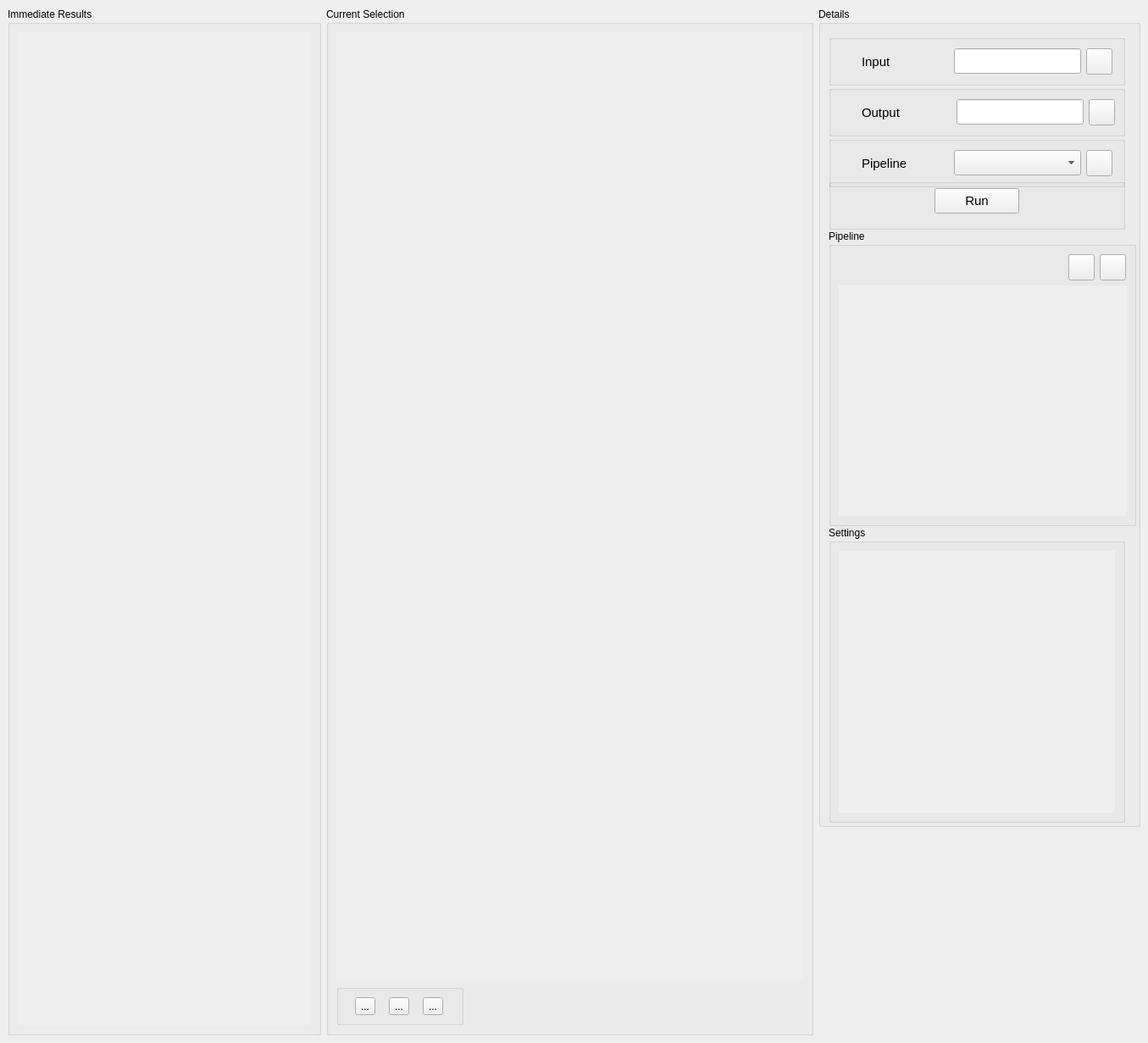
<?xml version="1.0" encoding="UTF-8"?>
<ui version="4.0">
 <class>MainWindow</class>
 <widget class="QMainWindow" name="MainWindow">
  <property name="geometry">
   <rect>
    <x>0</x>
    <y>0</y>
    <width>1355</width>
    <height>1231</height>
   </rect>
  </property>
  <property name="windowTitle">
   <string>MainWindow</string>
  </property>
  <widget class="QWidget" name="CentralView">
   <layout class="QVBoxLayout" name="verticalLayout_3">
    <item>
     <layout class="QHBoxLayout" name="main_window_layout">
      <item>
       <widget class="QGroupBox" name="left_panel">
        <property name="minimumSize">
         <size>
          <width>370</width>
          <height>500</height>
         </size>
        </property>
        <property name="maximumSize">
         <size>
          <width>300</width>
          <height>16777215</height>
         </size>
        </property>
        <property name="title">
         <string>Immediate Results</string>
        </property>
        <layout class="QVBoxLayout" name="verticalLayout_6">
         <item>
          <widget class="QScrollArea" name="left_scroll">
           <property name="frameShape">
            <enum>QFrame::NoFrame</enum>
           </property>
           <property name="widgetResizable">
            <bool>true</bool>
           </property>
           <widget class="QWidget" name="left_scroll_results">
            <property name="geometry">
             <rect>
              <x>0</x>
              <y>0</y>
              <width>346</width>
              <height>1170</height>
             </rect>
            </property>
            <layout class="QVBoxLayout" name="verticalLayout_10">
             <item>
              <layout class="QVBoxLayout" name="left_scroll_results_vbox_layout"/>
             </item>
            </layout>
           </widget>
          </widget>
         </item>
        </layout>
       </widget>
      </item>
      <item>
       <widget class="QGroupBox" name="mid_panel">
        <property name="minimumSize">
         <size>
          <width>300</width>
          <height>500</height>
         </size>
        </property>
        <property name="title">
         <string>Current Selection</string>
        </property>
        <layout class="QVBoxLayout" name="verticalLayout_7">
         <item>
          <widget class="QScrollArea" name="main_image_scroll">
           <property name="frameShape">
            <enum>QFrame::NoFrame</enum>
           </property>
           <property name="widgetResizable">
            <bool>true</bool>
           </property>
           <widget class="QWidget" name="main_scoll_vbox_layout">
            <property name="geometry">
             <rect>
              <x>0</x>
              <y>0</y>
              <width>543</width>
              <height>1113</height>
             </rect>
            </property>
            <layout class="QVBoxLayout" name="verticalLayout_8">
             <item>
              <widget class="QLabel" name="main_image_label">
               <property name="text">
                <string/>
               </property>
              </widget>
             </item>
            </layout>
           </widget>
          </widget>
         </item>
         <item>
          <widget class="QGroupBox" name="groupBox_5">
           <property name="sizePolicy">
            <sizepolicy hsizetype="Preferred" vsizetype="Fixed">
             <horstretch>0</horstretch>
             <verstretch>0</verstretch>
            </sizepolicy>
           </property>
           <property name="maximumSize">
            <size>
             <width>150</width>
             <height>200</height>
            </size>
           </property>
           <property name="title">
            <string/>
           </property>
           <property name="flat">
            <bool>true</bool>
           </property>
           <layout class="QHBoxLayout" name="horizontalLayout_5">
            <item>
             <widget class="QToolButton" name="zoom_in">
              <property name="text">
               <string>...</string>
              </property>
              <property name="icon">
               <iconset>
                <normaloff>../assets/images/plus.png</normaloff>../assets/images/plus.png</iconset>
              </property>
             </widget>
            </item>
            <item>
             <widget class="QToolButton" name="zoom_out">
              <property name="text">
               <string>...</string>
              </property>
              <property name="icon">
               <iconset>
                <normalon>../assets/images/minus.png</normalon>
               </iconset>
              </property>
             </widget>
            </item>
            <item>
             <widget class="QToolButton" name="resize">
              <property name="text">
               <string>...</string>
              </property>
              <property name="icon">
               <iconset>
                <normaloff>../assets/images/resize.png</normaloff>../assets/images/resize.png</iconset>
              </property>
             </widget>
            </item>
           </layout>
          </widget>
         </item>
        </layout>
       </widget>
      </item>
      <item alignment="Qt::AlignLeft|Qt::AlignTop">
       <widget class="QGroupBox" name="right_panel">
        <property name="sizePolicy">
         <sizepolicy hsizetype="Preferred" vsizetype="Preferred">
          <horstretch>0</horstretch>
          <verstretch>0</verstretch>
         </sizepolicy>
        </property>
        <property name="minimumSize">
         <size>
          <width>380</width>
          <height>500</height>
         </size>
        </property>
        <property name="maximumSize">
         <size>
          <width>300</width>
          <height>16777215</height>
         </size>
        </property>
        <property name="title">
         <string notr="true">Details</string>
        </property>
        <property name="alignment">
         <set>Qt::AlignLeading|Qt::AlignLeft|Qt::AlignTop</set>
        </property>
        <property name="flat">
         <bool>false</bool>
        </property>
        <layout class="QVBoxLayout" name="verticalLayout_9">
         <property name="spacing">
          <number>0</number>
         </property>
         <property name="topMargin">
          <number>2</number>
         </property>
         <property name="rightMargin">
          <number>2</number>
         </property>
         <property name="bottomMargin">
          <number>2</number>
         </property>
         <item>
          <widget class="QGroupBox" name="groupBox_3">
           <property name="sizePolicy">
            <sizepolicy hsizetype="Fixed" vsizetype="Fixed">
             <horstretch>0</horstretch>
             <verstretch>0</verstretch>
            </sizepolicy>
           </property>
           <property name="minimumSize">
            <size>
             <width>350</width>
             <height>60</height>
            </size>
           </property>
           <property name="maximumSize">
            <size>
             <width>350</width>
             <height>40</height>
            </size>
           </property>
           <property name="baseSize">
            <size>
             <width>350</width>
             <height>50</height>
            </size>
           </property>
           <property name="styleSheet">
            <string notr="true"/>
           </property>
           <property name="alignment">
            <set>Qt::AlignCenter</set>
           </property>
           <property name="flat">
            <bool>true</bool>
           </property>
           <layout class="QHBoxLayout" name="horizontalLayout">
            <property name="sizeConstraint">
             <enum>QLayout::SetNoConstraint</enum>
            </property>
            <property name="topMargin">
             <number>0</number>
            </property>
            <property name="bottomMargin">
             <number>0</number>
            </property>
            <item>
             <widget class="QLabel" name="custom_label">
              <property name="minimumSize">
               <size>
                <width>130</width>
                <height>0</height>
               </size>
              </property>
              <property name="maximumSize">
               <size>
                <width>100</width>
                <height>16777215</height>
               </size>
              </property>
              <property name="font">
               <font>
                <pointsize>11</pointsize>
               </font>
              </property>
              <property name="styleSheet">
               <string notr="true">margin-left : 23px</string>
              </property>
              <property name="text">
               <string>Input</string>
              </property>
             </widget>
            </item>
            <item>
             <widget class="QLineEdit" name="lineEdit">
              <property name="sizePolicy">
               <sizepolicy hsizetype="Preferred" vsizetype="Preferred">
                <horstretch>0</horstretch>
                <verstretch>0</verstretch>
               </sizepolicy>
              </property>
              <property name="minimumSize">
               <size>
                <width>150</width>
                <height>30</height>
               </size>
              </property>
              <property name="maximumSize">
               <size>
                <width>150</width>
                <height>30</height>
               </size>
              </property>
              <property name="styleSheet">
               <string notr="true"/>
              </property>
              <property name="alignment">
               <set>Qt::AlignLeading|Qt::AlignLeft|Qt::AlignVCenter</set>
              </property>
              <property name="dragEnabled">
               <bool>false</bool>
              </property>
             </widget>
            </item>
            <item>
             <widget class="QPushButton" name="input_btn">
              <property name="sizePolicy">
               <sizepolicy hsizetype="Minimum" vsizetype="Preferred">
                <horstretch>0</horstretch>
                <verstretch>0</verstretch>
               </sizepolicy>
              </property>
              <property name="minimumSize">
               <size>
                <width>31</width>
                <height>31</height>
               </size>
              </property>
              <property name="maximumSize">
               <size>
                <width>31</width>
                <height>31</height>
               </size>
              </property>
              <property name="text">
               <string/>
              </property>
             </widget>
            </item>
           </layout>
          </widget>
         </item>
         <item>
          <widget class="QGroupBox" name="groupBox_2">
           <property name="sizePolicy">
            <sizepolicy hsizetype="Fixed" vsizetype="Fixed">
             <horstretch>0</horstretch>
             <verstretch>0</verstretch>
            </sizepolicy>
           </property>
           <property name="minimumSize">
            <size>
             <width>350</width>
             <height>60</height>
            </size>
           </property>
           <property name="maximumSize">
            <size>
             <width>350</width>
             <height>40</height>
            </size>
           </property>
           <property name="baseSize">
            <size>
             <width>350</width>
             <height>50</height>
            </size>
           </property>
           <property name="styleSheet">
            <string notr="true"/>
           </property>
           <property name="title">
            <string/>
           </property>
           <property name="alignment">
            <set>Qt::AlignCenter</set>
           </property>
           <property name="flat">
            <bool>true</bool>
           </property>
           <layout class="QHBoxLayout" name="horizontalLayout_2">
            <property name="sizeConstraint">
             <enum>QLayout::SetNoConstraint</enum>
            </property>
            <property name="topMargin">
             <number>0</number>
            </property>
            <property name="bottomMargin">
             <number>0</number>
            </property>
            <item alignment="Qt::AlignLeft">
             <widget class="QLabel" name="label_3">
              <property name="minimumSize">
               <size>
                <width>130</width>
                <height>0</height>
               </size>
              </property>
              <property name="maximumSize">
               <size>
                <width>100</width>
                <height>16777215</height>
               </size>
              </property>
              <property name="font">
               <font>
                <pointsize>11</pointsize>
               </font>
              </property>
              <property name="styleSheet">
               <string notr="true">margin-left : 23px</string>
              </property>
              <property name="text">
               <string>Output</string>
              </property>
             </widget>
            </item>
            <item>
             <widget class="QLineEdit" name="custom_line_edit">
              <property name="sizePolicy">
               <sizepolicy hsizetype="Preferred" vsizetype="Preferred">
                <horstretch>0</horstretch>
                <verstretch>0</verstretch>
               </sizepolicy>
              </property>
              <property name="minimumSize">
               <size>
                <width>150</width>
                <height>30</height>
               </size>
              </property>
              <property name="maximumSize">
               <size>
                <width>150</width>
                <height>30</height>
               </size>
              </property>
              <property name="styleSheet">
               <string notr="true"/>
              </property>
              <property name="alignment">
               <set>Qt::AlignLeading|Qt::AlignLeft|Qt::AlignVCenter</set>
              </property>
             </widget>
            </item>
            <item>
             <widget class="QPushButton" name="output_btn">
              <property name="sizePolicy">
               <sizepolicy hsizetype="Minimum" vsizetype="Preferred">
                <horstretch>0</horstretch>
                <verstretch>0</verstretch>
               </sizepolicy>
              </property>
              <property name="minimumSize">
               <size>
                <width>31</width>
                <height>31</height>
               </size>
              </property>
              <property name="maximumSize">
               <size>
                <width>31</width>
                <height>31</height>
               </size>
              </property>
              <property name="text">
               <string/>
              </property>
             </widget>
            </item>
           </layout>
          </widget>
         </item>
         <item>
          <widget class="QGroupBox" name="groupBox">
           <property name="sizePolicy">
            <sizepolicy hsizetype="Fixed" vsizetype="Fixed">
             <horstretch>0</horstretch>
             <verstretch>0</verstretch>
            </sizepolicy>
           </property>
           <property name="minimumSize">
            <size>
             <width>350</width>
             <height>60</height>
            </size>
           </property>
           <property name="maximumSize">
            <size>
             <width>350</width>
             <height>40</height>
            </size>
           </property>
           <property name="baseSize">
            <size>
             <width>350</width>
             <height>50</height>
            </size>
           </property>
           <property name="styleSheet">
            <string notr="true"/>
           </property>
           <property name="title">
            <string/>
           </property>
           <property name="alignment">
            <set>Qt::AlignCenter</set>
           </property>
           <property name="flat">
            <bool>true</bool>
           </property>
           <layout class="QHBoxLayout" name="horizontalLayout_3">
            <property name="sizeConstraint">
             <enum>QLayout::SetNoConstraint</enum>
            </property>
            <property name="topMargin">
             <number>0</number>
            </property>
            <property name="bottomMargin">
             <number>0</number>
            </property>
            <item>
             <widget class="QLabel" name="fav_label">
              <property name="minimumSize">
               <size>
                <width>130</width>
                <height>0</height>
               </size>
              </property>
              <property name="maximumSize">
               <size>
                <width>100</width>
                <height>16777215</height>
               </size>
              </property>
              <property name="font">
               <font>
                <pointsize>11</pointsize>
               </font>
              </property>
              <property name="styleSheet">
               <string notr="true">margin-left : 23px</string>
              </property>
              <property name="text">
               <string>Pipeline</string>
              </property>
             </widget>
            </item>
            <item>
             <widget class="QComboBox" name="fav_pips_combo_box">
              <property name="sizePolicy">
               <sizepolicy hsizetype="Preferred" vsizetype="Preferred">
                <horstretch>0</horstretch>
                <verstretch>0</verstretch>
               </sizepolicy>
              </property>
              <property name="minimumSize">
               <size>
                <width>150</width>
                <height>30</height>
               </size>
              </property>
              <property name="maximumSize">
               <size>
                <width>150</width>
                <height>30</height>
               </size>
              </property>
              <property name="font">
               <font>
                <pointsize>9</pointsize>
               </font>
              </property>
              <property name="layoutDirection">
               <enum>Qt::LeftToRight</enum>
              </property>
              <property name="styleSheet">
               <string notr="true"/>
              </property>
             </widget>
            </item>
            <item>
             <widget class="QPushButton" name="save_btn">
              <property name="sizePolicy">
               <sizepolicy hsizetype="Preferred" vsizetype="Preferred">
                <horstretch>0</horstretch>
                <verstretch>0</verstretch>
               </sizepolicy>
              </property>
              <property name="minimumSize">
               <size>
                <width>31</width>
                <height>31</height>
               </size>
              </property>
              <property name="maximumSize">
               <size>
                <width>31</width>
                <height>31</height>
               </size>
              </property>
              <property name="text">
               <string/>
              </property>
             </widget>
            </item>
           </layout>
          </widget>
         </item>
         <item>
          <widget class="QGroupBox" name="groupBox_4">
           <property name="sizePolicy">
            <sizepolicy hsizetype="Preferred" vsizetype="Preferred">
             <horstretch>0</horstretch>
             <verstretch>0</verstretch>
            </sizepolicy>
           </property>
           <property name="minimumSize">
            <size>
             <width>350</width>
             <height>60</height>
            </size>
           </property>
           <property name="maximumSize">
            <size>
             <width>350</width>
             <height>60</height>
            </size>
           </property>
           <property name="baseSize">
            <size>
             <width>50</width>
             <height>350</height>
            </size>
           </property>
           <property name="autoFillBackground">
            <bool>false</bool>
           </property>
           <property name="styleSheet">
            <string notr="true"/>
           </property>
           <property name="title">
            <string/>
           </property>
           <property name="alignment">
            <set>Qt::AlignCenter</set>
           </property>
           <property name="flat">
            <bool>true</bool>
           </property>
           <layout class="QHBoxLayout" name="horizontalLayout_4" stretch="0">
            <property name="sizeConstraint">
             <enum>QLayout::SetNoConstraint</enum>
            </property>
            <property name="topMargin">
             <number>0</number>
            </property>
            <property name="bottomMargin">
             <number>11</number>
            </property>
            <item>
             <widget class="QPushButton" name="run_btn">
              <property name="sizePolicy">
               <sizepolicy hsizetype="Minimum" vsizetype="Fixed">
                <horstretch>100</horstretch>
                <verstretch>30</verstretch>
               </sizepolicy>
              </property>
              <property name="minimumSize">
               <size>
                <width>100</width>
                <height>30</height>
               </size>
              </property>
              <property name="maximumSize">
               <size>
                <width>100</width>
                <height>30</height>
               </size>
              </property>
              <property name="font">
               <font>
                <pointsize>11</pointsize>
                <weight>50</weight>
                <bold>false</bold>
               </font>
              </property>
              <property name="styleSheet">
               <string notr="true"/>
              </property>
              <property name="text">
               <string>Run</string>
              </property>
             </widget>
            </item>
           </layout>
          </widget>
         </item>
         <item>
          <widget class="QGroupBox" name="pip_collapsable">
           <property name="sizePolicy">
            <sizepolicy hsizetype="Preferred" vsizetype="Expanding">
             <horstretch>0</horstretch>
             <verstretch>0</verstretch>
            </sizepolicy>
           </property>
           <property name="minimumSize">
            <size>
             <width>360</width>
             <height>350</height>
            </size>
           </property>
           <property name="maximumSize">
            <size>
             <width>16777215</width>
             <height>16777215</height>
            </size>
           </property>
           <property name="baseSize">
            <size>
             <width>350</width>
             <height>350</height>
            </size>
           </property>
           <property name="title">
            <string notr="true">Pipeline</string>
           </property>
           <property name="alignment">
            <set>Qt::AlignLeading|Qt::AlignLeft|Qt::AlignTop</set>
           </property>
           <property name="flat">
            <bool>true</bool>
           </property>
           <layout class="QVBoxLayout" name="verticalLayout_2">
            <item>
             <layout class="QHBoxLayout" name="pip_collapse_button">
              <item>
               <widget class="QLabel" name="current_pip_label">
                <property name="maximumSize">
                 <size>
                  <width>16777215</width>
                  <height>16777215</height>
                 </size>
                </property>
                <property name="font">
                 <font>
                  <pointsize>11</pointsize>
                  <weight>75</weight>
                  <bold>true</bold>
                 </font>
                </property>
                <property name="styleSheet">
                 <string notr="true">margin-left : 20px</string>
                </property>
                <property name="text">
                 <string/>
                </property>
                <property name="alignment">
                 <set>Qt::AlignLeading|Qt::AlignLeft|Qt::AlignVCenter</set>
                </property>
               </widget>
              </item>
              <item>
               <widget class="QPushButton" name="add_btn">
                <property name="minimumSize">
                 <size>
                  <width>31</width>
                  <height>31</height>
                 </size>
                </property>
                <property name="maximumSize">
                 <size>
                  <width>31</width>
                  <height>31</height>
                 </size>
                </property>
                <property name="text">
                 <string/>
                </property>
               </widget>
              </item>
              <item>
               <widget class="QPushButton" name="delete_btn">
                <property name="minimumSize">
                 <size>
                  <width>31</width>
                  <height>31</height>
                 </size>
                </property>
                <property name="maximumSize">
                 <size>
                  <width>31</width>
                  <height>31</height>
                 </size>
                </property>
                <property name="text">
                 <string/>
                </property>
               </widget>
              </item>
             </layout>
            </item>
            <item>
             <widget class="QScrollArea" name="pip_scroll">
              <property name="sizePolicy">
               <sizepolicy hsizetype="Preferred" vsizetype="Expanding">
                <horstretch>0</horstretch>
                <verstretch>0</verstretch>
               </sizepolicy>
              </property>
              <property name="minimumSize">
               <size>
                <width>340</width>
                <height>200</height>
               </size>
              </property>
              <property name="frameShape">
               <enum>QFrame::NoFrame</enum>
              </property>
              <property name="frameShadow">
               <enum>QFrame::Plain</enum>
              </property>
              <property name="sizeAdjustPolicy">
               <enum>QAbstractScrollArea::AdjustToContents</enum>
              </property>
              <property name="widgetResizable">
               <bool>true</bool>
              </property>
              <widget class="QWidget" name="pip_scroll_vbox_layout">
               <property name="geometry">
                <rect>
                 <x>0</x>
                 <y>0</y>
                 <width>341</width>
                 <height>273</height>
                </rect>
               </property>
               <property name="sizePolicy">
                <sizepolicy hsizetype="Preferred" vsizetype="Expanding">
                 <horstretch>0</horstretch>
                 <verstretch>0</verstretch>
                </sizepolicy>
               </property>
               <layout class="QVBoxLayout" name="verticalLayout_4">
                <item>
                 <layout class="QVBoxLayout" name="pip_widget_vbox_layout">
                  <property name="spacing">
                   <number>2</number>
                  </property>
                  <property name="sizeConstraint">
                   <enum>QLayout::SetDefaultConstraint</enum>
                  </property>
                 </layout>
                </item>
               </layout>
              </widget>
             </widget>
            </item>
           </layout>
          </widget>
         </item>
         <item alignment="Qt::AlignTop">
          <widget class="QGroupBox" name="settings_collapsable">
           <property name="enabled">
            <bool>true</bool>
           </property>
           <property name="sizePolicy">
            <sizepolicy hsizetype="Preferred" vsizetype="Fixed">
             <horstretch>0</horstretch>
             <verstretch>0</verstretch>
            </sizepolicy>
           </property>
           <property name="minimumSize">
            <size>
             <width>350</width>
             <height>350</height>
            </size>
           </property>
           <property name="maximumSize">
            <size>
             <width>350</width>
             <height>500</height>
            </size>
           </property>
           <property name="acceptDrops">
            <bool>false</bool>
           </property>
           <property name="title">
            <string>Settings</string>
           </property>
           <property name="alignment">
            <set>Qt::AlignLeading|Qt::AlignLeft|Qt::AlignTop</set>
           </property>
           <property name="flat">
            <bool>false</bool>
           </property>
           <property name="checkable">
            <bool>false</bool>
           </property>
           <layout class="QVBoxLayout" name="verticalLayout">
            <item>
             <widget class="QScrollArea" name="setting_scroll">
              <property name="sizePolicy">
               <sizepolicy hsizetype="Preferred" vsizetype="Preferred">
                <horstretch>0</horstretch>
                <verstretch>0</verstretch>
               </sizepolicy>
              </property>
              <property name="maximumSize">
               <size>
                <width>16777215</width>
                <height>16777215</height>
               </size>
              </property>
              <property name="frameShape">
               <enum>QFrame::NoFrame</enum>
              </property>
              <property name="frameShadow">
               <enum>QFrame::Plain</enum>
              </property>
              <property name="widgetResizable">
               <bool>true</bool>
              </property>
              <property name="alignment">
               <set>Qt::AlignLeading|Qt::AlignLeft|Qt::AlignTop</set>
              </property>
              <widget class="QWidget" name="settings_scroll_vbox_layout">
               <property name="geometry">
                <rect>
                 <x>0</x>
                 <y>0</y>
                 <width>326</width>
                 <height>313</height>
                </rect>
               </property>
               <property name="sizePolicy">
                <sizepolicy hsizetype="Preferred" vsizetype="Preferred">
                 <horstretch>0</horstretch>
                 <verstretch>0</verstretch>
                </sizepolicy>
               </property>
               <property name="baseSize">
                <size>
                 <width>0</width>
                 <height>400</height>
                </size>
               </property>
               <layout class="QVBoxLayout" name="settings_scroll_vbox_layout_2">
                <property name="sizeConstraint">
                 <enum>QLayout::SetDefaultConstraint</enum>
                </property>
                <property name="topMargin">
                 <number>0</number>
                </property>
                <item>
                 <layout class="QVBoxLayout" name="select_cat_alg_vbox_layout"/>
                </item>
                <item>
                 <widget class="QStackedWidget" name="stackedWidget_Settings"/>
                </item>
               </layout>
              </widget>
             </widget>
            </item>
           </layout>
          </widget>
         </item>
        </layout>
       </widget>
      </item>
     </layout>
    </item>
   </layout>
  </widget>
  <action name="PipelineMenu">
   <property name="text">
    <string>Pipeline</string>
   </property>
   <property name="toolTip">
    <string>Menuentrys for saving and loading pipelines</string>
   </property>
  </action>
  <action name="actionImages">
   <property name="text">
    <string>Images</string>
   </property>
   <property name="toolTip">
    <string>Menu for saving and loading images</string>
   </property>
  </action>
  <action name="actionLoad">
   <property name="text">
    <string>Load</string>
   </property>
   <property name="toolTip">
    <string>Load a presaved pipeline in json format</string>
   </property>
  </action>
  <action name="actionSave">
   <property name="text">
    <string>Save</string>
   </property>
   <property name="toolTip">
    <string>Save the pipeline settings in a json format. You can load your specified Pipeline in later program calls to process the same settings on other images.</string>
   </property>
  </action>
  <action name="actionLoad_2">
   <property name="text">
    <string>Load</string>
   </property>
   <property name="toolTip">
    <string>Load a presaved Pipeline in json format.</string>
   </property>
  </action>
  <action name="actionSave_2">
   <property name="text">
    <string>Specify Output location</string>
   </property>
   <property name="toolTip">
    <string>Specify the default output location in yout file system. Your processed images and graphs will be stored there after processing.</string>
   </property>
  </action>
  <action name="actionLoad_3">
   <property name="text">
    <string>Load Image</string>
   </property>
   <property name="toolTip">
    <string>Load a single image file from the file system.</string>
   </property>
  </action>
  <action name="actionLoad_Image_Folder">
   <property name="text">
    <string>Load Image Folder</string>
   </property>
   <property name="toolTip">
    <string>Load a complete folder of images. To display immediate results, the program will use the first image of the folder as default.</string>
   </property>
  </action>
 </widget>
 <resources/>
 <connections/>
</ui>
